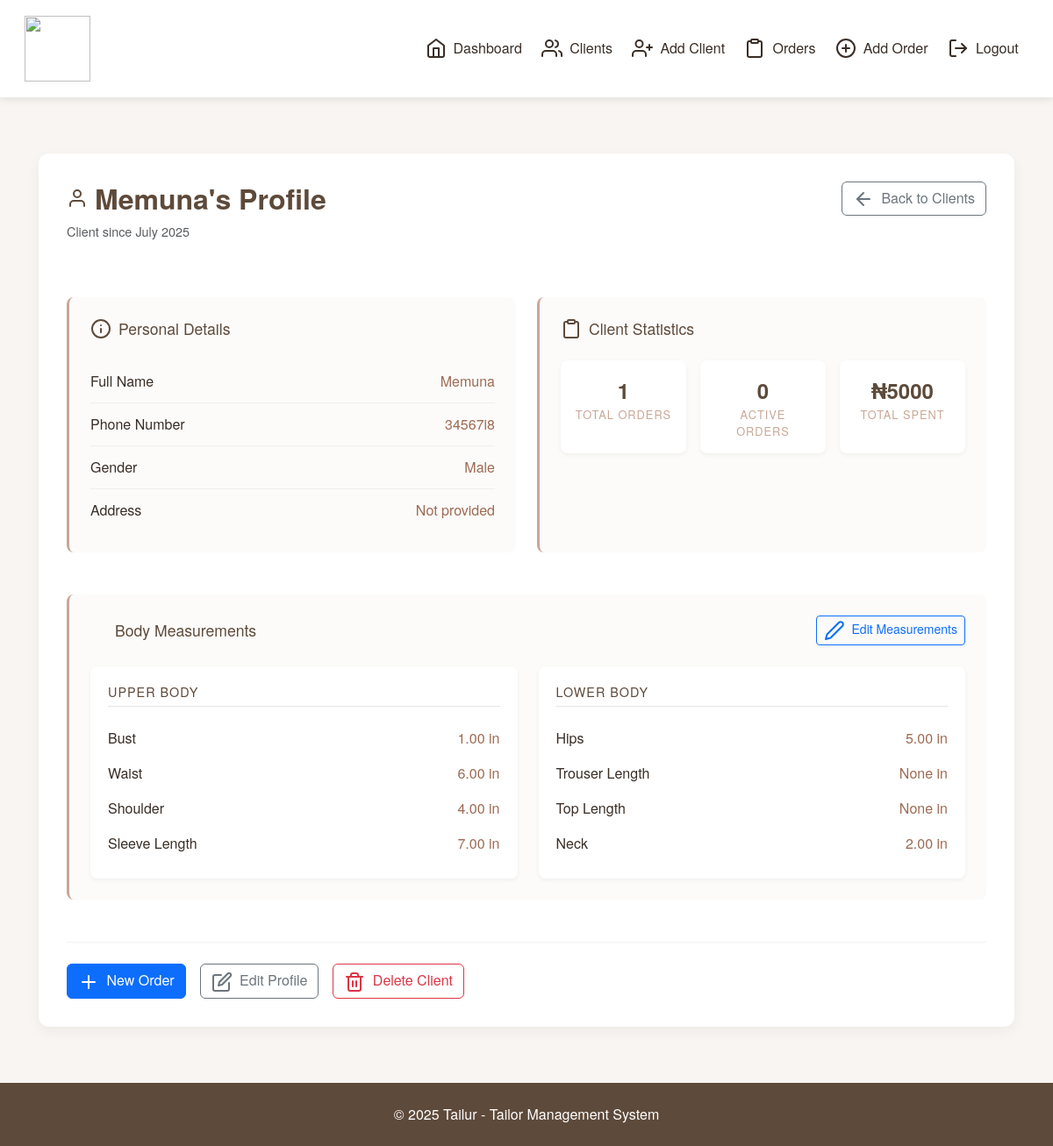
The page /client_profile/1/ (signed in) on the database its author committed.
### main/models.py (models this page shows, shortened)
class Client(models.Model):
    user = models.ForeignKey(User, on_delete=models.CASCADE)  # tailor account
    name = models.CharField(max_length=100)
    phone = models.CharField(max_length=20)
    address = models.TextField(blank=True, null=True)
    gender = models.CharField(max_length=10, choices=[('Male', 'Male'), ('Female', 'Female')], default="Male")
    date_added = models.DateTimeField(auto_now_add=True)

class Measurement(models.Model):
    client = models.OneToOneField(Client, on_delete=models.CASCADE)
    bust = models.DecimalField(max_digits=5, decimal_places=2, null=True, blank=True)
    waist = models.DecimalField(max_digits=5, decimal_places=2, null=True, blank=True)
    hips = models.DecimalField(max_digits=5, decimal_places=2, null=True, blank=True)
    shoulder = models.DecimalField(max_digits=5, decimal_places=2, null=True, blank=True)
    sleeve_length = models.DecimalField(max_digits=5, decimal_places=2, null=True, blank=True)
    top_length = models.DecimalField(max_digits=5, decimal_places=2, null=True, blank=True)
    trouser_length = models.DecimalField(max_digits=5, decimal_places=2, null=True, blank=True)
    neck = models.DecimalField(max_digits=5, decimal_places=2, null=True, blank=True)
    updated_at = models.DateTimeField(auto_now=True)

### main/views.py (the view)
# urls.py: path('client_profile/<int:client_id>/', views.client_profile, name='client_profile'),  # Client profile URL
@login_required
def client_profile(request, client_id):
    client = get_object_or_404(Client, id=client_id, user=request.user)
    client_measurements = Measurement.objects.filter(client=client).first()
    total_orders = Order.objects.filter(client=client).count()
    active_orders = Order.objects.filter(client=client, delivery_status='pending').count()
    total_spent = Order.objects.filter(client=client).aggregate(Sum('price'))['price__sum']
    return render(request, 'client_profile.html', {
        'client': client,
        'measurements': client_measurements,
        'total_orders': total_orders,
        'active_orders': active_orders,
        'total_spent': total_spent,
    })

### main/templates/client_profile.html (shortened to what this page needs)
{% extends "base.html" %}
{% load static %}
{% block content %}
<div class="client-profile-container">
    <div class="client-profile-card">
        <div class="client-header mb-5">
            <div class="d-flex justify-content-between align-items-start mb-3">
                <div>
                    <h2 class="client-name">
                        <i data-feather="user" class="me-2"></i>
                        {{ client.name|title }}'s Profile
                    </h2>
                    <p class="client-since text-muted">
                        Client since {{ client.date_added|date:"F Y" }}
                    </p>
                </div>
                <a href="{% url 'list_clients' %}" class="btn btn-outline-secondary">
                    <i data-feather="arrow-left" class="me-1"></i> Back to Clients
                </a>
            </div>
        </div>
        <div class="row mb-5">
            <div class="col-md-6">
                <div class="profile-section">
                    <h5 class="section-title">
                        <i data-feather="info" class="me-2"></i>
                        Personal Details
                    </h5>
                    <div class="profile-details">
                        <div class="detail-item">
                            <span class="detail-label">Full Name</span>
                            <span class="detail-value">{{ client.name|title }}</span>
                        </div>
                        <div class="detail-item">
                            <span class="detail-label">Phone Number</span>
                            <span class="detail-value">{{ client.phone }}</span>
                        </div>
                        <div class="detail-item">
                            <span class="detail-label">Gender</span>
                            <span class="detail-value">{{ client.gender }}</span>
                        </div>
                        <div class="detail-item">
                            <span class="detail-label">Address</span>
                            <span class="detail-value">{{ client.address|default:"Not provided" }}</span>
                        </div>
                    </div>
                </div>
            </div>
            <div class="col-md-6">
                <div class="profile-section">
                    <h5 class="section-title">
                        <i data-feather="clipboard" class="me-2"></i>
                        Client Statistics
                    </h5>
                    <div class="profile-stats">
                        <div class="stat-item">
                            <div class="stat-value">{{ total_orders }}</div>
                            <div class="stat-label">Total Orders</div>
                        </div>
                        <div class="stat-item">
                            <div class="stat-value">{{ active_orders }}</div>
                            <div class="stat-label">Active Orders</div>
                        </div>
                        <div class="stat-item">
                            <div class="stat-value">₦{{ total_spent|default:"0" }}</div>
                            <div class="stat-label">Total Spent</div>
                        </div>
                    </div>
                </div>
            </div>
        </div>
        <div class="profile-section mb-5">
            <div class="d-flex justify-content-between align-items-center mb-4">
                <h5 class="section-title mb-0">
                    <i data-feather="ruler" class="me-2"></i>
                    Body Measurements
                </h5>
                <a href="{% url 'add_measurements' client.id %}" class="btn btn-sm btn-outline-primary">
                    <i data-feather="{% if measurements %}edit-2{% else %}plus{% endif %}" class="me-1"></i>
                    {% if measurements %}Edit{% else %}Add{% endif %} Measurements
                </a>
            </div>
            {% if measurements %}
            <div class="row">
                <div class="col-md-6">
                    <div class="measurement-group">
                        <h6 class="measurement-group-title">Upper Body</h6>
                        <div class="measurement-item">
                            <span class="measurement-label">Bust</span>
                            <span class="measurement-value">{{ measurements.bust }} in</span>
                        </div>
                        <div class="measurement-item">
                            <span class="measurement-label">Waist</span>
                            <span class="measurement-value">{{ measurements.waist }} in</span>
                        </div>
                        <div class="measurement-item">
                            <span class="measurement-label">Shoulder</span>
                            <span class="measurement-value">{{ measurements.shoulder }} in</span>
                        </div>
                        <div class="measurement-item">
                            <span class="measurement-label">Sleeve Length</span>
                            <span class="measurement-value">{{ measurements.sleeve_length }} in</span>
                        </div>
                    </div>
                </div>
                <div class="col-md-6">
                    <div class="measurement-group">
                        <h6 class="measurement-group-title">Lower Body</h6>
                        <div class="measurement-item">
                            <span class="measurement-label">Hips</span>
                            <span class="measurement-value">{{ measurements.hips }} in</span>
                        </div>
                        <div class="measurement-item">
                            <span class="measurement-label">Trouser Length</span>
                            <span class="measurement-value">{{ measurements.trouser_length }} in</span>
                        </div>
                        <div class="measurement-item">
                            <span class="measurement-label">Top Length</span>
                            <span class="measurement-value">{{ measurements.top_length }} in</span>
                        </div>
                        <div class="measurement-item">
                            <span class="measurement-label">Neck</span>
                            <span class="measurement-value">{{ measurements.neck }} in</span>
                        </div>
                    </div>
                </div>
            </div>
            {% endif %}
        </div>
        <div class="profile-actions">
            <a href="{% url 'add_order' %}?client_id={{ client.id }}" class="btn btn-primary me-2">
                <i data-feather="plus" class="me-1"></i> New Order
            </a>
            <a href="" class="btn btn-outline-secondary me-2">
                <i data-feather="edit" class="me-1"></i> Edit Profile
            </a>
            <a href="#" class="btn btn-outline-danger" data-bs-toggle="modal" data-bs-target="#deleteClientModal">
                <i data-feather="trash-2" class="me-1"></i> Delete Client
            </a>
        </div>
    </div>
</div>
{% endblock %}

### main/templates/base.html (style rules this page uses)
:root { --primary-color: #5e4a3a; --secondary-color: #c8a797; --accent-color: #9d6b53; --light-color: #f8f5f2; --dark-color: #3a2e26; }
body { font-family: 'Helvetica Neue', Arial, sans-serif; background-color: var(--light-color); color: var(--dark-color); min-height: 100vh; display: flex; flex-direction: column; }

### main/templates/client_profile.html (style rules this page uses)
.client-profile-container { padding: 2rem; background-color: var(--light-color); min-height: calc(100vh - 120px); }
.client-profile-card { background: white; padding: 2rem; border-radius: 12px; box-shadow: 0 5px 15px rgba(0, 0, 0, 0.05); }
.client-name { color: var(--primary-color); font-weight: 600; display: flex; align-items: center; }
.client-since { font-size: 0.9rem; }
.profile-section { background-color: rgba(200, 167, 151, 0.05); padding: 1.5rem; border-radius: 8px; border-left: 3px solid var(--secondary-color); height: 100%; }
.section-title { color: var(--primary-color); font-size: 1.1rem; margin-bottom: 1.5rem; display: flex; align-items: center; }
.section-title i { width: 20px; height: 20px; }
.detail-item { display: flex; justify-content: space-between; padding: 0.75rem 0; border-bottom: 1px solid rgba(0, 0, 0, 0.05); }
.detail-item:last-child { border-bottom: none; }
.detail-label { font-weight: 500; color: var(--dark-color); }
.detail-value { color: var(--accent-color); }
.profile-stats { display: grid; grid-template-columns: repeat(3, 1fr); gap: 1rem; }
.stat-item { text-align: center; padding: 1rem; background-color: white; border-radius: 8px; box-shadow: 0 2px 5px rgba(0, 0, 0, 0.05); }
.stat-value { font-size: 1.5rem; font-weight: 600; color: var(--primary-color); }
.stat-label { font-size: 0.8rem; color: var(--secondary-color); text-transform: uppercase; letter-spacing: 1px; }
.measurement-group { background-color: white; padding: 1.25rem; border-radius: 8px; box-shadow: 0 2px 5px rgba(0, 0, 0, 0.05); height: 100%; }
.measurement-group-title { color: var(--primary-color); font-size: 0.9rem; text-transform: uppercase; letter-spacing: 1px; margin-bottom: 1rem; padding-bottom: 0.5rem; border-bottom: 1px solid rgba(0, 0, 0, 0.1); }
.measurement-item { display: flex; justify-content: space-between; padding: 0.5rem 0; }
.measurement-label { font-weight: 500; color: var(--dark-color); }
.measurement-value { color: var(--accent-color); }
.profile-actions { display: flex; flex-wrap: wrap; gap: 0.5rem; margin-top: 2rem; padding-top: 1.5rem; border-top: 1px solid rgba(0, 0, 0, 0.05); }

### rows shown on the page
Client: name "Memuna", date_added "July 2025", phone "34567i8", gender "Male", address "Not provided"
Measurement: bust "1.00", waist "6.00", shoulder "4.00", sleeve_length "7.00", hips "5.00", trouser_length "None", top_length "None", neck "2.00"

### other values the page prints
{{ total_orders }} "1"
{{ active_orders }} "0"
{{ total_spent|default:"0" }} "5000"
